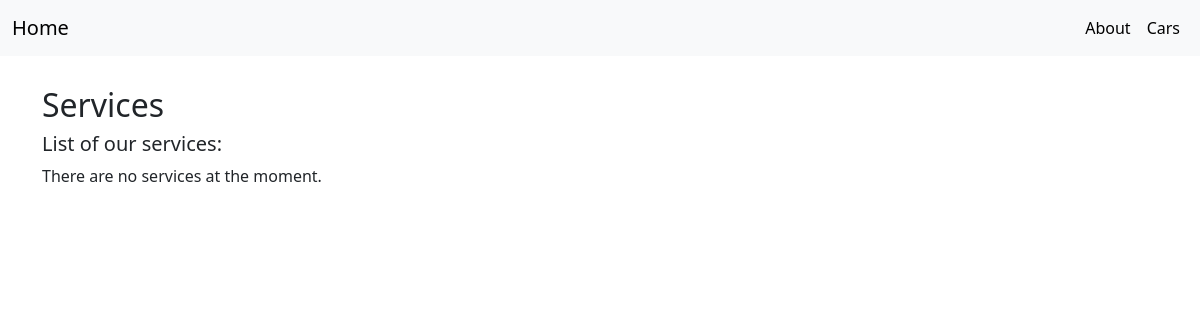
The app's page /service/services, older data.
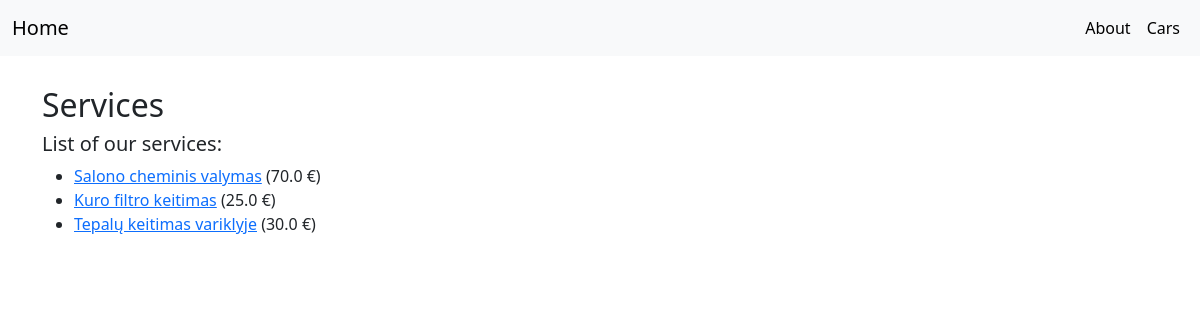
The same page, newer data.
### service/models.py (models this page shows, shortened)
class Service(models.Model):
    name = models.CharField(verbose_name="Name", max_length=128)
    price = models.FloatField(verbose_name="Price")
    description = models.TextField("Description", max_length=2048, default="")
    class Meta:
        verbose_name = "Service"
        verbose_name_plural = "Services"

### service/views.py (the view)
# urls.py: path("services", views.ServiceListView.as_view(), name="services"),
class ServiceListView(generic.ListView):
    model = Service
    template_name = "service_list.html"

### service/templates/service_list.html (shortened to what this page needs)
{% extends "base.html" %}
{% block content %}
<h2>Services</h2>
<h5>List of our services:</h5>
{% if service_list %}
    <ul>
        {% for service in service_list %}
            <li><a href="{{ service.id }}">{{ service.name }}</a> ({{ service.price }} €)</li>
        {% endfor %}
    </ul>
{% else %}
    <p>There are no services at the moment.</p>
{% endif %}
{% endblock %}

### service/templates/base.html (shortened to what this page needs)
<!DOCTYPE html>
<html lang="en">
<head>
    <link href="https://cdn.jsdelivr.net/npm/bootstrap@5.3.2/dist/css/bootstrap.min.css" rel="stylesheet"
>
    {% load static %}
    <link rel="stylesheet" href="{% static 'css/main.css' %}">
</head>
<body>
<nav class="navbar navbar-expand-lg bg-body-tertiary" data-bs-theme="light">
    <div class="container-fluid">
        <a class="navbar-brand" href="{% url 'index' %}">Home</a>
        <div class="collapse navbar-collapse justify-content-end" id="navbarSupportedContent">
            <ul class="navbar-nav mb-2 mb-lg-0">
                <li class="nav-item">
                    <a class="nav-link active" aria-current="page" href="{% url 'index' %}">About</a>
                </li>
                <li class="nav-item">
                    <a class="nav-link active" aria-current="page" href="{% url 'cars' %}">Cars</a>
                </li>
            </ul>
        </div>
    </div>
</nav>
<div class="container" style="padding-top: 30px">
    {% block content %}{% endblock %}
</div>
</body>
</html>

Row changes from the older to the newer data that the page shows:
added Service: name "Salono cheminis valymas", price "70.0"
added Service: name "Kuro filtro keitimas", price "25.0"
added Service: name "Tepalų keitimas variklyje", price "30.0"
Text that changed along with them:
text no longer shown: "There are no services at the moment."
